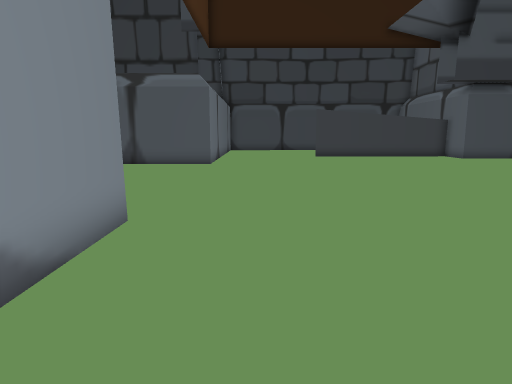
[1] (above)

16 first-person views from a walk through a scene from a Unity 3-D project. The camera is 1.5 m above the floor, tilts 10° down and sees 75° across. The floor is counted in squares, 1 m on a side. Each view is taken from the middle of a square. On the plan, view 1 faces up. The plan holds only what a view shows up to about 15 squares ahead; the rest is blank. The place goes on beyond the plan. The player is left out.

[2]
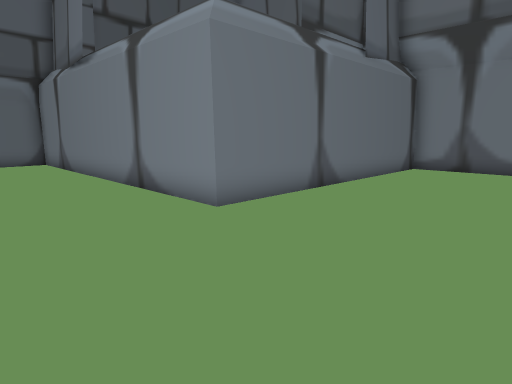

[3]
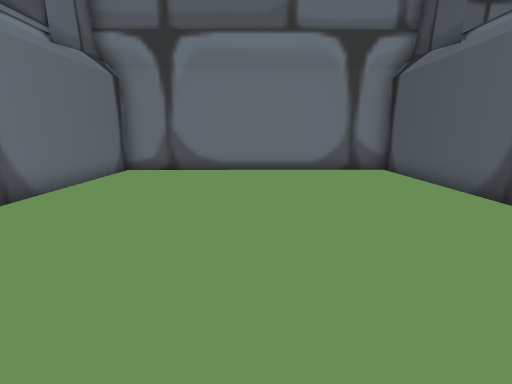

[4]
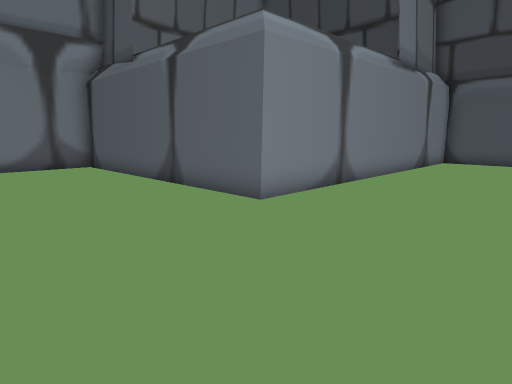

[5]
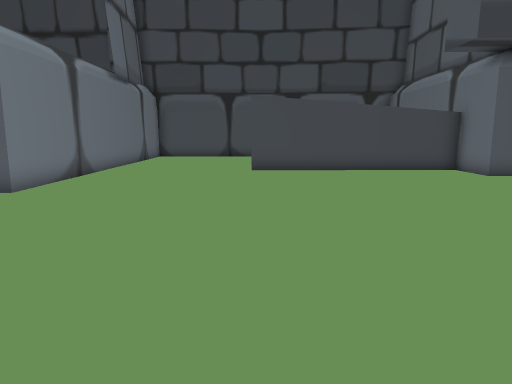

[6]
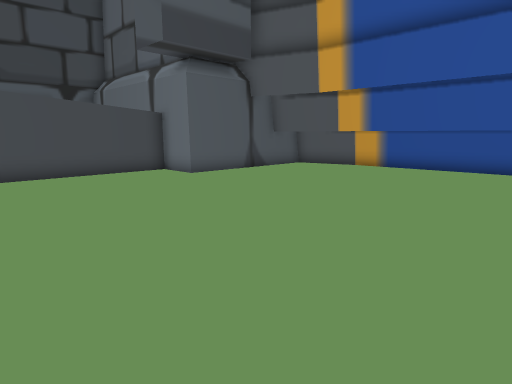

[7]
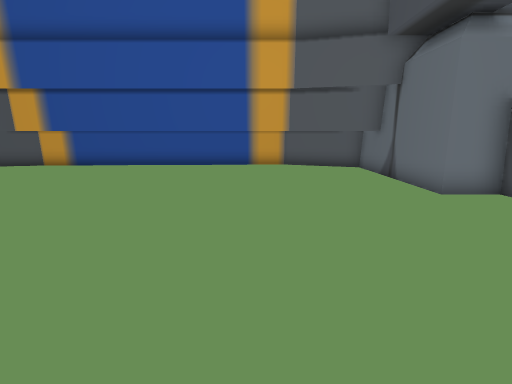

[8]
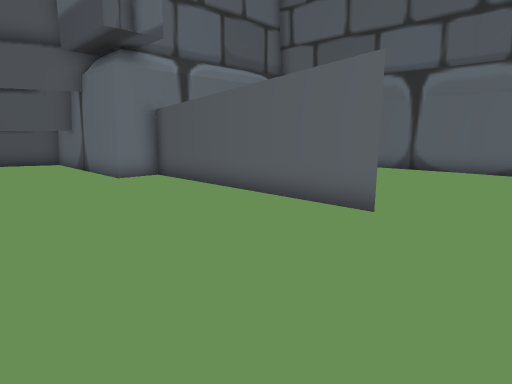

[9]
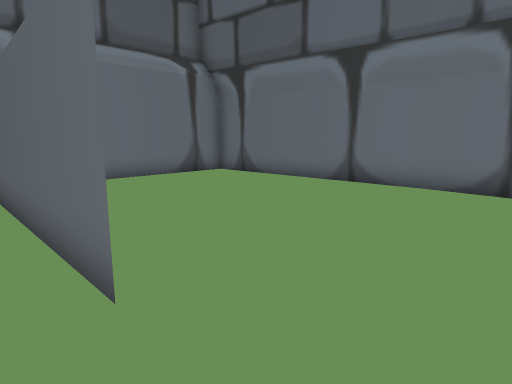

[10]
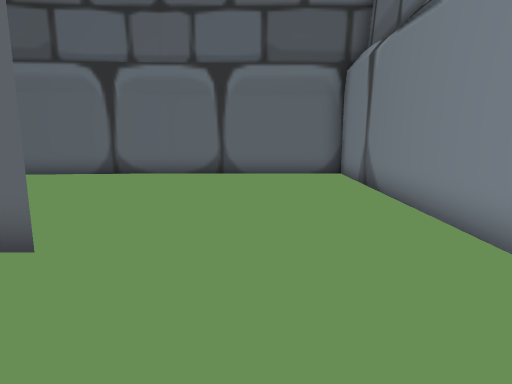

[11]
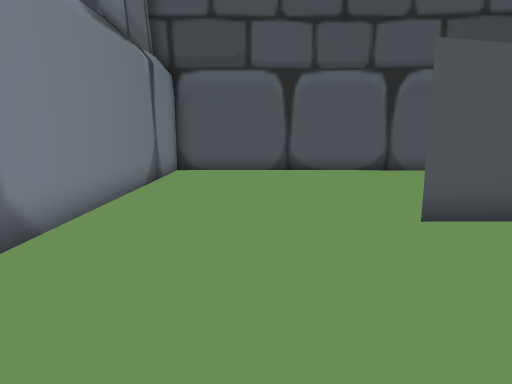

[12]
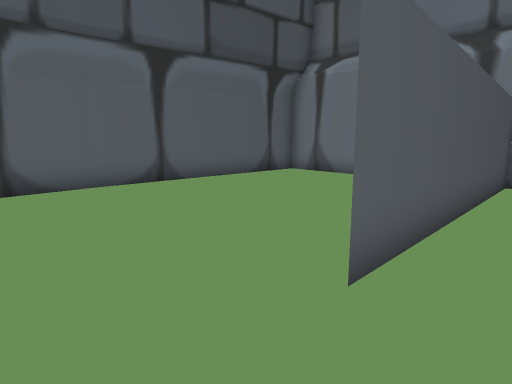

[13]
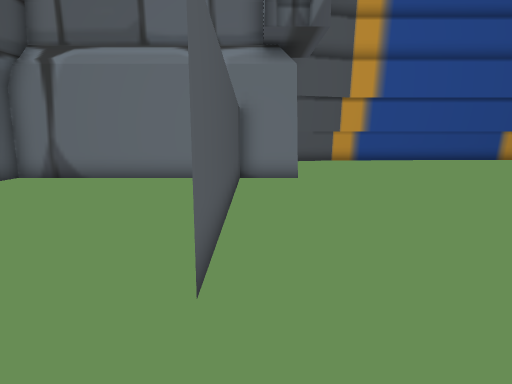

[14]
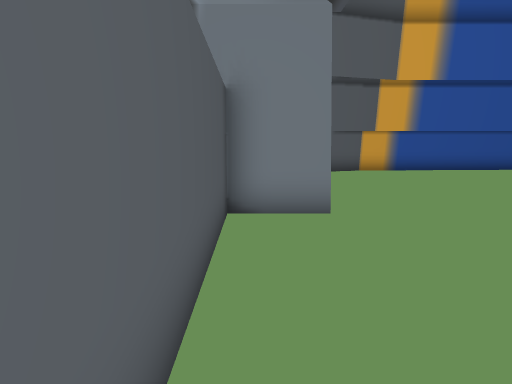

[15]
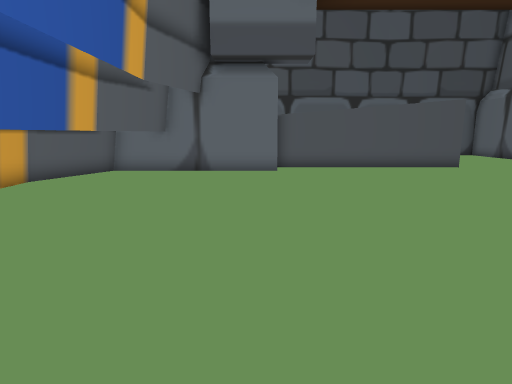

[16]
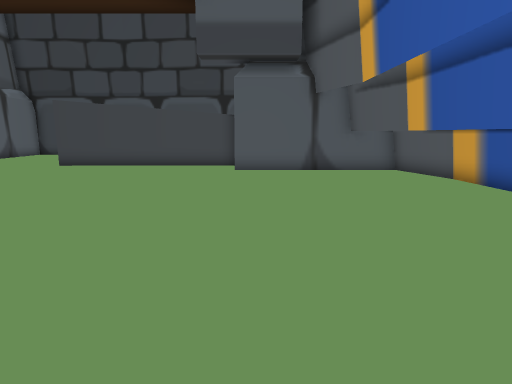

### Floor plan
Points are (right, up) in squares from view 1. A wall is a line through its corners. A room is listed if a view was taken in it or the views show most of it. See-through windows are left out.
Room 1 (views 1, 2, 3, 4, 5, 6, 7, 8, 9, 10, 11, 12, 13, 14, 15, 16)
walls: (3.8, 0.9) (12.1, 0.9) (12.1, 2.4) (18.5, 2.4); (12.1, 23) (12.1, 29) (-1.6, 30.1); (16.6, 2.3) (17.9, 5.7) (17.9, 16.8) (16.8, 19.7); (18.5, 19.6) (12.1, 19.6) (12.1, 21.5) (3.8, 21.5); (4.2, -7.6) (12.1, -7) (12.1, -2.1); (2, 29.6) (-2.2, 29.6) (-2.2, 16.4) (-13, 16.4) (-13, 5.6) (-2.2, 5.6) (-2.2, -7.6) (4.4, -7.6)

Where each view was taken, in squares from view 1:
view 1: 0 up, 0 right, facing up
view 2: 11 up, 2 right, facing down-left
view 3: 11 up, 1 right, facing left
view 4: 11 up, 3 right, facing up-left
view 5: 8 up, 4 right, facing up
view 6: 9 up, 5 right, facing up-right
view 7: 7 up, 4 right, facing right
view 8: 7 up, 1 right, facing down-right
view 9: 2 up, 1 right, facing down-right
view 10: 5 up, 1 right, facing down
view 11: 16 up, 1 right, facing up
view 12: 20 up, 1 right, facing up-right
view 13: 21 up, 1 right, facing right
view 14: 21 up, 6 right, facing right
view 15: 16 up, 13 right, facing down
view 16: 6 up, 13 right, facing up
